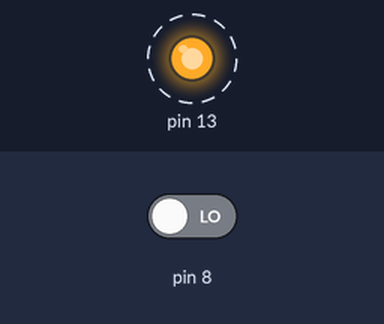
Recording of a sketch running on a simulated Arduino Uno, built with avr-gcc and run on an emulated ATmega328P. Parts: output pins drawn as LEDs (lit = HIGH). Dashed ring = blinking. The inputs (shaded band) are chosen by the test bench; at power-on: pin 8 LOW. What the sketch prints to the serial monitor is not drawn.

Above: at 0.03 s.
Timing chart, 0 to 3.0 s (numbered marks = the images above):
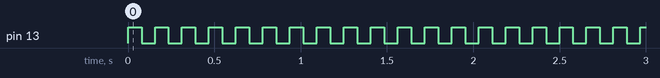

Measured:
- by itself, pin 13: alternates HIGH for 0.08 s and LOW for 0.08 s

The sketch:

generador_pulsos.ino
```cpp
boolean signal;
int dinamycDelay;
float radius;

void setup() {
  pinMode(13, OUTPUT);
  pinMode(8, INPUT);
  Serial.begin(9600);
  dinamycDelay = 78.99848887;
  radius = 0.0002794;
}

void loop() {
  digitalWrite(13, HIGH);
  delay(dinamycDelay);
  signal = digitalRead(8);
  Serial.println(signal);
  digitalWrite(13, LOW);
  delay(dinamycDelay);
  signal = digitalRead(8);
  Serial.println(signal);
}
```
